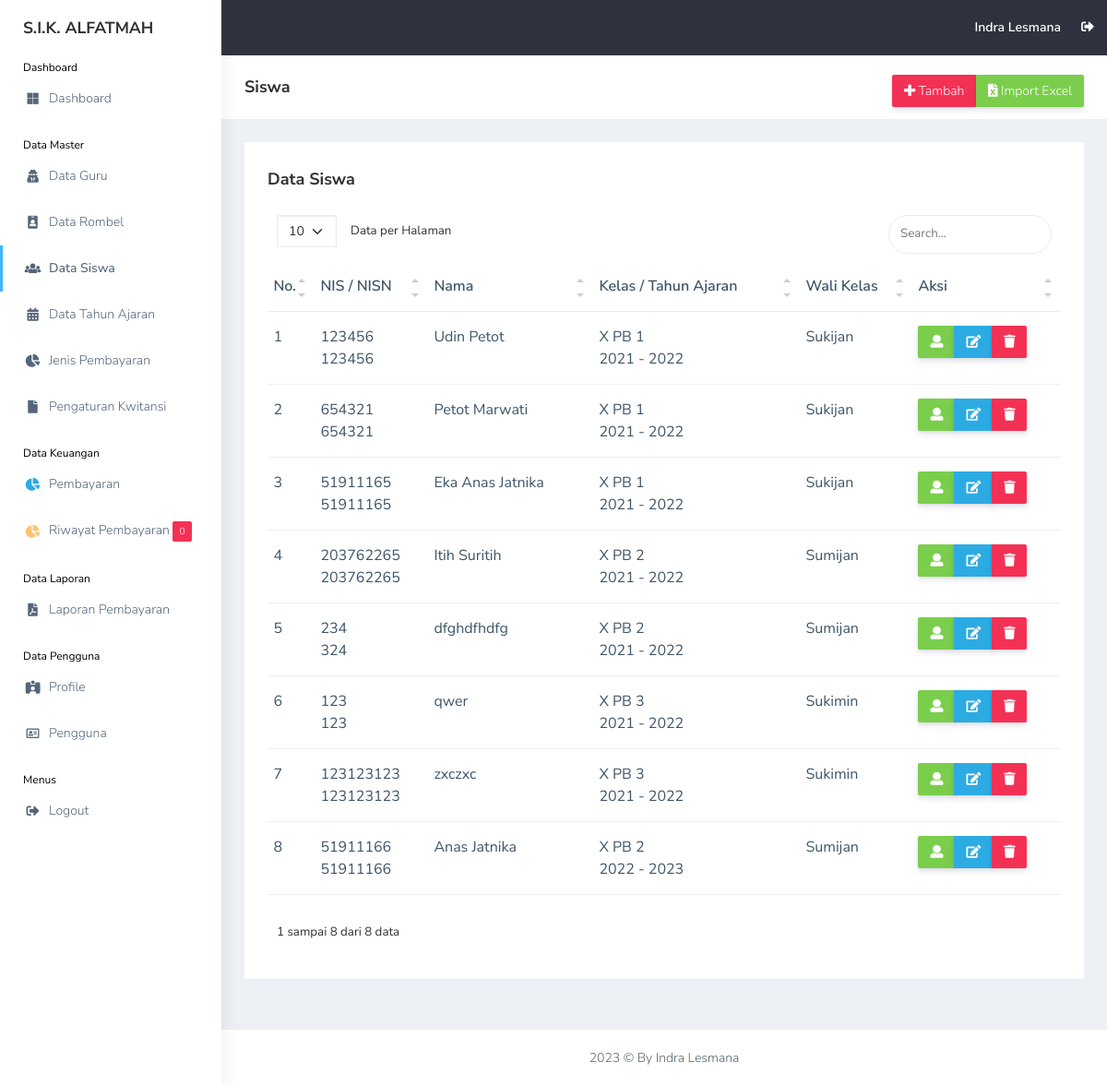
Page /view_master/siswa.php (signed in) on the earlier database version.
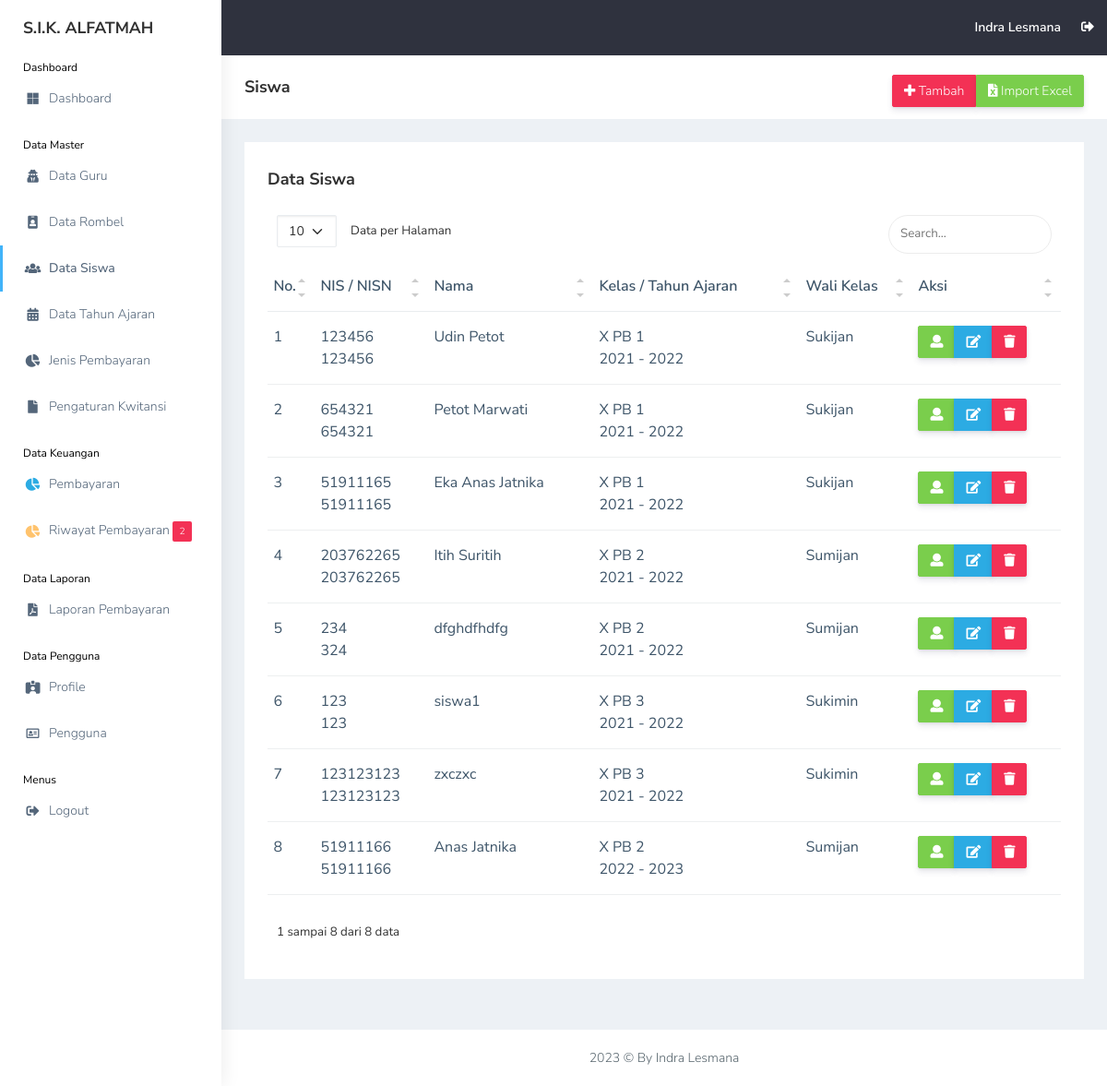
Same page on the later database version.
### tables this page shows
CREATE TABLE `siswa` (
  `id_siswa` int(11) NOT NULL,
  `nis` int(11) NOT NULL,
  `nisn` int(11) NOT NULL,
  `nama_siswa` varchar(255) NOT NULL,
  `id_rombel` int(11) NOT NULL,
  `jk` varchar(20) NOT NULL,
  `alamat` text NOT NULL,
  `phone` varchar(20) NOT NULL,
  `username` varchar(255) NOT NULL,
  `password` varchar(255) NOT NULL,
  `gambar` varchar(255) NOT NULL,
  `id_tahun_ajaran` int(11) NOT NULL,
  `date_created` date NOT NULL,
  `is_active` int(11) NOT NULL
);

CREATE TABLE `rombel` (
  `id_rombel` int(11) NOT NULL,
  `rombel` varchar(255) NOT NULL,
  `id_guru` int(11) NOT NULL
);

CREATE TABLE `tahun_ajaran` (
  `id_tahun_ajaran` int(11) NOT NULL,
  `tahun_ajaran` varchar(50) NOT NULL
);

CREATE TABLE `guru` (
  `id_guru` int(11) NOT NULL,
  `nama_guru` varchar(255) NOT NULL,
  `mapel` varchar(255) NOT NULL,
  `date_created` date NOT NULL,
  `is_active` int(11) NOT NULL
);

### functions.php (called while the page is built, shortened)
<?php
$conn = mysqli_connect("localhost", "root", "", "db_sika");
function query($query)
{
    global $conn;
    $result = mysqli_query($conn, $query);
    $rows = [];
    while ($row = mysqli_fetch_assoc($result)) {
        $rows[] = $row;
    }
    return $rows;
}

### view_master/siswa.php (the view, shortened to what the changed rows need)
<?php
include "../templates/header.php";
$siswa = query(
    "SELECT * FROM siswa
    INNER JOIN rombel ON rombel.id_rombel = siswa.id_rombel
    INNER JOIN tahun_ajaran ON tahun_ajaran.id_tahun_ajaran = siswa.id_tahun_ajaran
    INNER JOIN guru ON guru.id_guru = rombel.id_guru
    ORDER BY siswa.id_tahun_ajaran ASC, rombel.rombel ASC"
);
?>
<div class="container-fluid">
    <div class="row">
        <div class="col-md-12 col-lg-12 col-sm-12">
            <div class="white-box">
                <div class="table-responsive">
                    <table class="table no-wrap" id="data-table">
                        <thead>
                            <tr>
                                <th class="border-top-0">No.</th>
                                <th class="border-top-0">NIS / NISN</th>
                                <th class="border-top-0">Nama</th>
                                <th class="border-top-0">Kelas / Tahun Ajaran</th>
                                <th class="border-top-0">Wali Kelas</th>
                                <th class="border-top-0">Aksi</th>
                            </tr>
                        </thead>
                        <tbody>
                            <?php $i = 1; ?>
                            <?php foreach ($siswa as $s): ?>
                                <tr>
                                    <td>
                                        <?= $i; ?>
                                    </td>
                                    <td class="txt-oflo">
                                        <?= $s["nis"]; ?> <br>
                                        <?= $s["nisn"]; ?>
                                    </td>
                                    <td>
                                        <?= $s["nama_siswa"]; ?>
                                    </td>
                                    <td>
                                        <?= $s["rombel"]; ?>
                                        <br>
                                        <?= $s["tahun_ajaran"]; ?>
                                    </td>
                                    <td class="txt-oflo">
                                        <?= $s["nama_guru"]; ?>
                                    </td>
                                    <td>
                                        <div class="btn-group btn-group-toggle" data-toggle="buttons">
                                            <a href="siswa_detail.php?id_siswa=<?= $s["id_siswa"] ?>"
                                                class="btn btn-success text-white"><i class="fas fa-user"></i></a>
                                            <a href="siswa_edit.php?id_siswa=<?= $s["id_siswa"] ?>"
                                                class="btn btn-info text-white"><i class="fas fa-edit"></i></a>
                                            <a href="siswa_delete.php?id_siswa=<?= $s["id_siswa"] ?>"
                                                class="btn btn-danger text-white"
                                                onclick="return confirm('Yakin ingin menghapus <?= $s['nama_siswa']; ?>?');"><i
                                                    class="fas fa-trash"></i></a>
                                        </div>
                                    </td>
                                </tr>
                                <?php $i++; ?>
                            <?php endforeach; ?>
                        </tbody>
                    </table>
                </div>
            </div>
        </div>
    </div>
</div>
<?php
include "../templates/footer.php";
?>

### templates/sidebar.php (shortened to what the changed rows need)
<?php
$notif_pembayaran = query(
    "SELECT * FROM pembayaran WHERE status = 2"
);
$total_notif = count($notif_pembayaran);
?>
<aside class="left-sidebar" data-sidebarbg="skin6">
    <div class="scroll-sidebar">
        <nav class="sidebar-nav">
            <ul id="sidebarnav">
                <li class="sidebar-item">
                    <a class="sidebar-link waves-effect waves-dark sidebar-link" href="../view_pembayaran/riwayat.php"
                        aria-expanded="false">
                        <span class="hide-menu">Riwayat Pembayaran <span class="badge bg-danger">
                                <?= $total_notif; ?>
                            </span></span>
                    </a>
                </li>
            </ul>
        </nav>
    </div>
</aside>

Differences in the rows shown:
changed siswa: nama_siswa "qwer" → "siswa1"
Other differences:
$total_notif: "0" → "2"
